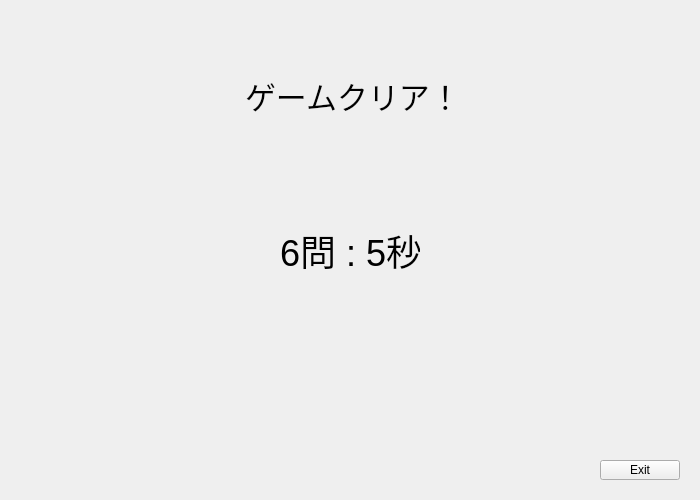
<?xml version="1.0" encoding="UTF-8"?>
<ui version="4.0">
 <class>TopWindow</class>
 <widget class="QDialog" name="TopWindow">
  <property name="geometry">
   <rect>
    <x>0</x>
    <y>0</y>
    <width>700</width>
    <height>500</height>
   </rect>
  </property>
  <property name="windowTitle">
   <string>Dialog</string>
  </property>
  <widget class="QStackedWidget" name="stackedWidget">
   <property name="geometry">
    <rect>
     <x>20</x>
     <y>20</y>
     <width>660</width>
     <height>420</height>
    </rect>
   </property>
   <property name="currentIndex">
    <number>3</number>
   </property>
   <widget class="QWidget" name="page1">
    <widget class="QLabel" name="p1_main_title">
     <property name="geometry">
      <rect>
       <x>60</x>
       <y>50</y>
       <width>540</width>
       <height>100</height>
      </rect>
     </property>
     <property name="font">
      <font>
       <pointsize>50</pointsize>
      </font>
     </property>
     <property name="text">
      <string>+ Typing Game +</string>
     </property>
     <property name="textFormat">
      <enum>Qt::AutoText</enum>
     </property>
     <property name="margin">
      <number>0</number>
     </property>
    </widget>
    <widget class="QPushButton" name="p1_start_btn">
     <property name="geometry">
      <rect>
       <x>180</x>
       <y>260</y>
       <width>300</width>
       <height>100</height>
      </rect>
     </property>
     <property name="font">
      <font>
       <pointsize>40</pointsize>
      </font>
     </property>
     <property name="cursor">
      <cursorShape>PointingHandCursor</cursorShape>
     </property>
     <property name="text">
      <string>Start →</string>
     </property>
    </widget>
   </widget>
   <widget class="QWidget" name="page_2">
    <widget class="QLCDNumber" name="p2_start_count_lcd">
     <property name="geometry">
      <rect>
       <x>204</x>
       <y>200</y>
       <width>251</width>
       <height>121</height>
      </rect>
     </property>
    </widget>
    <widget class="QLabel" name="p2_label">
     <property name="geometry">
      <rect>
       <x>255</x>
       <y>90</y>
       <width>150</width>
       <height>91</height>
      </rect>
     </property>
     <property name="font">
      <font>
       <pointsize>24</pointsize>
      </font>
     </property>
     <property name="text">
      <string>開始まで、</string>
     </property>
    </widget>
   </widget>
   <widget class="QWidget" name="page3">
    <widget class="QLabel" name="p3_pain1">
     <property name="geometry">
      <rect>
       <x>130</x>
       <y>40</y>
       <width>400</width>
       <height>40</height>
      </rect>
     </property>
     <property name="font">
      <font>
       <pointsize>20</pointsize>
       <italic>true</italic>
       <underline>false</underline>
      </font>
     </property>
     <property name="text">
      <string>下の言葉を入力してください、</string>
     </property>
    </widget>
    <widget class="QLabel" name="p3_question_word">
     <property name="geometry">
      <rect>
       <x>130</x>
       <y>130</y>
       <width>400</width>
       <height>50</height>
      </rect>
     </property>
     <property name="font">
      <font>
       <pointsize>28</pointsize>
      </font>
     </property>
     <property name="text">
      <string>Dog</string>
     </property>
    </widget>
    <widget class="QLineEdit" name="p3_input_form">
     <property name="geometry">
      <rect>
       <x>130</x>
       <y>300</y>
       <width>400</width>
       <height>46</height>
      </rect>
     </property>
     <property name="font">
      <font>
       <pointsize>22</pointsize>
      </font>
     </property>
     <property name="text">
      <string/>
     </property>
     <property name="maxLength">
      <number>24</number>
     </property>
    </widget>
    <widget class="QLabel" name="p3_is_right_label">
     <property name="geometry">
      <rect>
       <x>265</x>
       <y>215</y>
       <width>130</width>
       <height>40</height>
      </rect>
     </property>
     <property name="font">
      <font>
       <pointsize>24</pointsize>
      </font>
     </property>
     <property name="text">
      <string>正解</string>
     </property>
    </widget>
    <widget class="QLCDNumber" name="game_time_lcd">
     <property name="geometry">
      <rect>
       <x>540</x>
       <y>40</y>
       <width>81</width>
       <height>41</height>
      </rect>
     </property>
    </widget>
   </widget>
   <widget class="QWidget" name="page4">
    <widget class="QLabel" name="label">
     <property name="geometry">
      <rect>
       <x>225</x>
       <y>40</y>
       <width>210</width>
       <height>70</height>
      </rect>
     </property>
     <property name="font">
      <font>
       <pointsize>23</pointsize>
      </font>
     </property>
     <property name="text">
      <string>ゲームクリア！</string>
     </property>
    </widget>
    <widget class="QLabel" name="p4_game_score">
     <property name="geometry">
      <rect>
       <x>260</x>
       <y>190</y>
       <width>140</width>
       <height>81</height>
      </rect>
     </property>
     <property name="font">
      <font>
       <pointsize>27</pointsize>
      </font>
     </property>
     <property name="text">
      <string>6問 : 5秒</string>
     </property>
    </widget>
   </widget>
  </widget>
  <widget class="QPushButton" name="force_exit_btn">
   <property name="geometry">
    <rect>
     <x>600</x>
     <y>460</y>
     <width>80</width>
     <height>20</height>
    </rect>
   </property>
   <property name="cursor">
    <cursorShape>PointingHandCursor</cursorShape>
   </property>
   <property name="text">
    <string>Exit</string>
   </property>
  </widget>
 </widget>
 <resources/>
 <connections/>
</ui>
